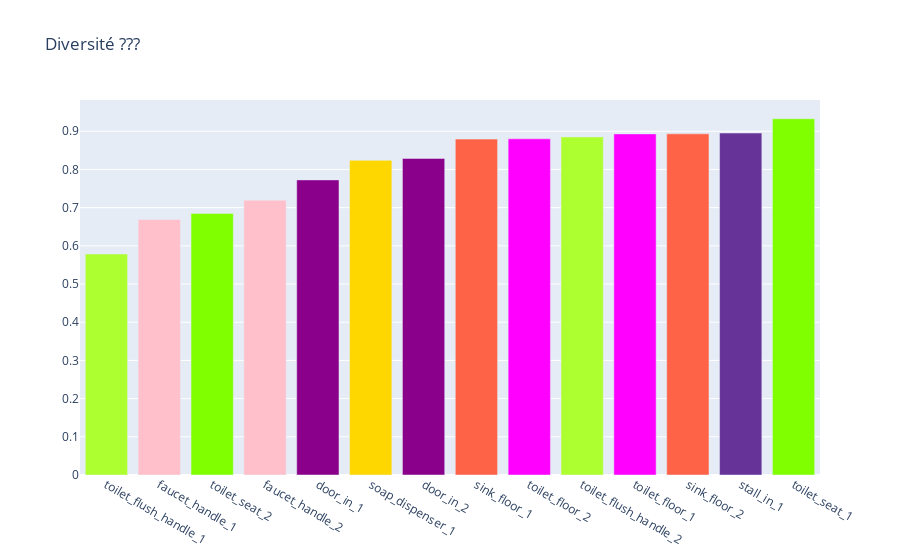

This figure's notebook cell:
### Code cell
###OBJECTIF: Investigation sur l'apha diversité des échantillons
##http://www.countrysideinfo.co.uk/simpsons.htm
##http://www.evolution.unibas.ch/walser/bacteria_community_analysis/2015-02-10_MBM_tutorial_combined.pdf
########
#With this index, 0 represents infinite diversity and 1, no diversity. That is, the bigger the value of D, 
#the lower the diversity. This is neither intuitive nor logical, so to get over this problem, 
#D is often subtracted from 1 to give:
#Simpson's Index of Diversity 1 - D
#The value of this index also ranges between 0 and 1, but now, the greater the value, 
#the greater the sample diversity. This makes more sense. In this case, the index represents the probability 
#that two individuals randomly selected from a sample will belong to different species
#######

matrice=df.groupby(by="genre").sum()
#print(matrice)

#matrice.div(matrice.sum(axis=0))
#sum(matrice.div(matrice.sum(axis=0)).pow(1./2))
D= matrice.applymap(lambda x: x*(x-1)).sum().div(matrice.sum(axis=0)*(matrice.sum(axis=0)-1))
sympson_index= 1-D
sympson_index=sympson_index.sort_values()
indexNamesArr = sympson_index.index.values
indexNamesArr


mes_couleurs = ['greenyellow',
                'pink', 
                'chartreuse','pink',  
                'darkmagenta', 
                'gold','darkmagenta','tomato',
                'fuchsia','greenyellow','fuchsia',
                'tomato','rebeccapurple','chartreuse']

fig = go.Figure(go.Bar(
           y=sympson_index,
            x=indexNamesArr,
            marker=dict(
            color=mes_couleurs)))

fig.update_layout(title="Diversité ???" )

fig.show()

### Figure 1 — Plotly figure (JSON) as saved in the notebook; plotly's stock layout.template omitted (floating-point values rounded to 4 significant figures)
{"data": [{"marker": {"color": ["greenyellow", "pink", "chartreuse", "pink", "darkmagenta", "gold", "darkmagenta", "tomato", "fuchsia", "greenyellow", "fuchsia", "tomato", "rebeccapurple", "chartreuse"]}, "type": "bar", "x": ["toilet_flush_handle_1", "faucet_handle_1", "toilet_seat_2", "faucet_handle_2", "door_in_1", "soap_dispenser_1", "door_in_2", "sink_floor_1", "toilet_floor_2", "toilet_flush_handle_2", "toilet_floor_1", "sink_floor_2", "stall_in_1", "toilet_seat_1"], "y": [0.5787, 0.6689, 0.685, 0.7196, 0.7727, 0.8239, 0.8289, 0.8794, 0.8802, 0.8853, 0.8931, 0.8933, 0.8953, 0.9327]}], "layout": {"title": {"text": "Diversité ???"}}}
